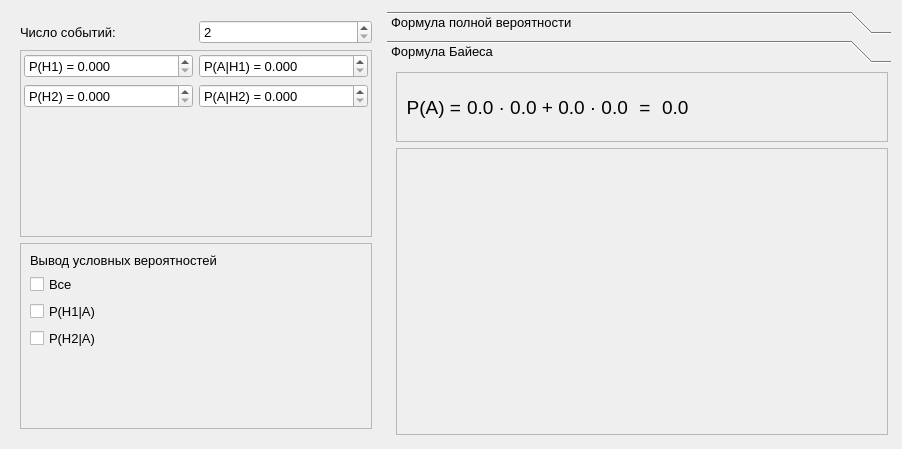
<?xml version="1.0" encoding="UTF-8"?>
<ui version="4.0">
 <class>Form</class>
 <widget class="QWidget" name="Form">
  <property name="geometry">
   <rect>
    <x>0</x>
    <y>0</y>
    <width>902</width>
    <height>449</height>
   </rect>
  </property>
  <property name="windowTitle">
   <string>Form</string>
  </property>
  <layout class="QHBoxLayout" name="horizontalLayout_5">
   <item>
    <widget class="QWidget" name="widget" native="true">
     <property name="sizePolicy">
      <sizepolicy hsizetype="Maximum" vsizetype="Minimum">
       <horstretch>0</horstretch>
       <verstretch>0</verstretch>
      </sizepolicy>
     </property>
     <property name="minimumSize">
      <size>
       <width>370</width>
       <height>0</height>
      </size>
     </property>
     <layout class="QVBoxLayout" name="verticalLayout_4">
      <item>
       <layout class="QHBoxLayout" name="horizontalLayout">
        <item>
         <widget class="QLabel" name="label">
          <property name="font">
           <font>
            <pointsize>10</pointsize>
           </font>
          </property>
          <property name="text">
           <string>Число событий:</string>
          </property>
         </widget>
        </item>
        <item>
         <widget class="QSpinBox" name="countOfEvents">
          <property name="font">
           <font>
            <pointsize>10</pointsize>
           </font>
          </property>
          <property name="minimum">
           <number>2</number>
          </property>
         </widget>
        </item>
       </layout>
      </item>
      <item>
       <widget class="QScrollArea" name="scrollArea">
        <property name="horizontalScrollBarPolicy">
         <enum>Qt::ScrollBarAlwaysOff</enum>
        </property>
        <property name="sizeAdjustPolicy">
         <enum>QAbstractScrollArea::AdjustIgnored</enum>
        </property>
        <property name="widgetResizable">
         <bool>true</bool>
        </property>
        <widget class="QWidget" name="scrollAreaWidgetContents">
         <property name="geometry">
          <rect>
           <x>0</x>
           <y>0</y>
           <width>346</width>
           <height>179</height>
          </rect>
         </property>
         <layout class="QVBoxLayout" name="verticalLayout">
          <property name="leftMargin">
           <number>3</number>
          </property>
          <property name="topMargin">
           <number>3</number>
          </property>
          <property name="rightMargin">
           <number>3</number>
          </property>
          <property name="bottomMargin">
           <number>3</number>
          </property>
          <item>
           <layout class="QHBoxLayout" name="horizontalLayout_2">
            <item>
             <widget class="QDoubleSpinBox" name="h1">
              <property name="font">
               <font>
                <pointsize>10</pointsize>
               </font>
              </property>
              <property name="prefix">
               <string>P(H1) = </string>
              </property>
              <property name="decimals">
               <number>3</number>
              </property>
              <property name="maximum">
               <double>1.000000000000000</double>
              </property>
              <property name="singleStep">
               <double>0.010000000000000</double>
              </property>
             </widget>
            </item>
            <item>
             <widget class="QDoubleSpinBox" name="c1">
              <property name="font">
               <font>
                <pointsize>10</pointsize>
               </font>
              </property>
              <property name="prefix">
               <string>P(A|H1) = </string>
              </property>
              <property name="decimals">
               <number>3</number>
              </property>
              <property name="maximum">
               <double>1.000000000000000</double>
              </property>
              <property name="singleStep">
               <double>0.010000000000000</double>
              </property>
             </widget>
            </item>
           </layout>
          </item>
          <item>
           <layout class="QHBoxLayout" name="horizontalLayout_3">
            <item>
             <widget class="QDoubleSpinBox" name="h2">
              <property name="font">
               <font>
                <pointsize>10</pointsize>
               </font>
              </property>
              <property name="styleSheet">
               <string notr="true"/>
              </property>
              <property name="prefix">
               <string>P(H2) = </string>
              </property>
              <property name="decimals">
               <number>3</number>
              </property>
              <property name="maximum">
               <double>1.000000000000000</double>
              </property>
              <property name="singleStep">
               <double>0.010000000000000</double>
              </property>
             </widget>
            </item>
            <item>
             <widget class="QDoubleSpinBox" name="c2">
              <property name="font">
               <font>
                <pointsize>10</pointsize>
               </font>
              </property>
              <property name="prefix">
               <string>P(A|H2) = </string>
              </property>
              <property name="decimals">
               <number>3</number>
              </property>
              <property name="maximum">
               <double>1.000000000000000</double>
              </property>
              <property name="singleStep">
               <double>0.010000000000000</double>
              </property>
             </widget>
            </item>
           </layout>
          </item>
          <item>
           <spacer name="verticalSpacer">
            <property name="orientation">
             <enum>Qt::Vertical</enum>
            </property>
            <property name="sizeHint" stdset="0">
             <size>
              <width>20</width>
              <height>40</height>
             </size>
            </property>
           </spacer>
          </item>
         </layout>
        </widget>
       </widget>
      </item>
      <item>
       <widget class="QScrollArea" name="scrollArea_2">
        <property name="widgetResizable">
         <bool>true</bool>
        </property>
        <widget class="QWidget" name="scrollAreaWidgetContents_2">
         <property name="geometry">
          <rect>
           <x>0</x>
           <y>0</y>
           <width>346</width>
           <height>179</height>
          </rect>
         </property>
         <layout class="QVBoxLayout" name="verticalLayout_5">
          <item>
           <widget class="QLabel" name="label_2">
            <property name="font">
             <font>
              <pointsize>10</pointsize>
             </font>
            </property>
            <property name="text">
             <string>Вывод условных вероятностей</string>
            </property>
           </widget>
          </item>
          <item>
           <layout class="QHBoxLayout" name="horizontalLayout_4">
            <item>
             <widget class="QCheckBox" name="all_ph">
              <property name="font">
               <font>
                <pointsize>10</pointsize>
               </font>
              </property>
              <property name="text">
               <string>Все</string>
              </property>
             </widget>
            </item>
            <item>
             <spacer name="horizontalSpacer">
              <property name="orientation">
               <enum>Qt::Horizontal</enum>
              </property>
              <property name="sizeHint" stdset="0">
               <size>
                <width>40</width>
                <height>20</height>
               </size>
              </property>
             </spacer>
            </item>
           </layout>
          </item>
          <item>
           <widget class="QCheckBox" name="ph1">
            <property name="font">
             <font>
              <pointsize>10</pointsize>
             </font>
            </property>
            <property name="text">
             <string>P(H1|A)</string>
            </property>
           </widget>
          </item>
          <item>
           <widget class="QCheckBox" name="ph2">
            <property name="font">
             <font>
              <pointsize>10</pointsize>
             </font>
            </property>
            <property name="text">
             <string>P(H2|A)</string>
            </property>
           </widget>
          </item>
          <item>
           <spacer name="verticalSpacer_3">
            <property name="orientation">
             <enum>Qt::Vertical</enum>
            </property>
            <property name="sizeHint" stdset="0">
             <size>
              <width>20</width>
              <height>40</height>
             </size>
            </property>
           </spacer>
          </item>
         </layout>
        </widget>
       </widget>
      </item>
     </layout>
    </widget>
   </item>
   <item>
    <widget class="QToolBox" name="toolBox">
     <property name="sizePolicy">
      <sizepolicy hsizetype="Expanding" vsizetype="Expanding">
       <horstretch>0</horstretch>
       <verstretch>0</verstretch>
      </sizepolicy>
     </property>
     <property name="font">
      <font>
       <pointsize>10</pointsize>
      </font>
     </property>
     <property name="currentIndex">
      <number>1</number>
     </property>
     <widget class="QWidget" name="page">
      <property name="geometry">
       <rect>
        <x>0</x>
        <y>0</y>
        <width>484</width>
        <height>204</height>
       </rect>
      </property>
      <attribute name="label">
       <string>Формула полной вероятности</string>
      </attribute>
      <layout class="QVBoxLayout" name="verticalLayout_3">
       <item>
        <layout class="QHBoxLayout" name="horizontalLayout_28">
         <item>
          <layout class="QGridLayout" name="gridLayout">
           <property name="sizeConstraint">
            <enum>QLayout::SetMaximumSize</enum>
           </property>
           <property name="verticalSpacing">
            <number>0</number>
           </property>
           <item row="2" column="1">
            <widget class="QLabel" name="total_formula_example_i">
             <property name="font">
              <font>
               <pointsize>10</pointsize>
              </font>
             </property>
             <property name="text">
              <string>i = 1</string>
             </property>
             <property name="alignment">
              <set>Qt::AlignHCenter|Qt::AlignTop</set>
             </property>
            </widget>
           </item>
           <item row="1" column="0">
            <widget class="QLabel" name="total_formula_example_P">
             <property name="sizePolicy">
              <sizepolicy hsizetype="Preferred" vsizetype="Maximum">
               <horstretch>0</horstretch>
               <verstretch>0</verstretch>
              </sizepolicy>
             </property>
             <property name="font">
              <font>
               <pointsize>24</pointsize>
              </font>
             </property>
             <property name="text">
              <string>P(A) =</string>
             </property>
             <property name="alignment">
              <set>Qt::AlignRight|Qt::AlignTrailing|Qt::AlignVCenter</set>
             </property>
            </widget>
           </item>
           <item row="1" column="1">
            <widget class="QLabel" name="total_formula_example_sigma">
             <property name="sizePolicy">
              <sizepolicy hsizetype="Preferred" vsizetype="Maximum">
               <horstretch>0</horstretch>
               <verstretch>0</verstretch>
              </sizepolicy>
             </property>
             <property name="maximumSize">
              <size>
               <width>16777215</width>
               <height>52</height>
              </size>
             </property>
             <property name="font">
              <font>
               <pointsize>40</pointsize>
               <kerning>true</kerning>
              </font>
             </property>
             <property name="mouseTracking">
              <bool>false</bool>
             </property>
             <property name="tabletTracking">
              <bool>false</bool>
             </property>
             <property name="acceptDrops">
              <bool>false</bool>
             </property>
             <property name="frameShape">
              <enum>QFrame::NoFrame</enum>
             </property>
             <property name="frameShadow">
              <enum>QFrame::Plain</enum>
             </property>
             <property name="text">
              <string>Σ</string>
             </property>
             <property name="textFormat">
              <enum>Qt::AutoText</enum>
             </property>
             <property name="alignment">
              <set>Qt::AlignCenter</set>
             </property>
            </widget>
           </item>
           <item row="1" column="2">
            <widget class="QLabel" name="total_formula_example_formula">
             <property name="sizePolicy">
              <sizepolicy hsizetype="Preferred" vsizetype="Maximum">
               <horstretch>0</horstretch>
               <verstretch>0</verstretch>
              </sizepolicy>
             </property>
             <property name="font">
              <font>
               <pointsize>24</pointsize>
              </font>
             </property>
             <property name="text">
              <string>&lt;html&gt;&lt;head/&gt;&lt;body&gt;&lt;p&gt;P(H&lt;span style=&quot; vertical-align:sub;&quot;&gt;i&lt;/span&gt;)·P(A|H&lt;span style=&quot; vertical-align:sub;&quot;&gt;i&lt;/span&gt;)&lt;/p&gt;&lt;/body&gt;&lt;/html&gt;</string>
             </property>
            </widget>
           </item>
           <item row="0" column="1">
            <widget class="QLabel" name="total_formula_example_n">
             <property name="sizePolicy">
              <sizepolicy hsizetype="Preferred" vsizetype="Maximum">
               <horstretch>0</horstretch>
               <verstretch>0</verstretch>
              </sizepolicy>
             </property>
             <property name="font">
              <font>
               <pointsize>10</pointsize>
              </font>
             </property>
             <property name="text">
              <string>n</string>
             </property>
             <property name="alignment">
              <set>Qt::AlignBottom|Qt::AlignHCenter</set>
             </property>
            </widget>
           </item>
          </layout>
         </item>
         <item>
          <spacer name="horizontalSpacer_14">
           <property name="orientation">
            <enum>Qt::Horizontal</enum>
           </property>
           <property name="sizeHint" stdset="0">
            <size>
             <width>48</width>
             <height>20</height>
            </size>
           </property>
          </spacer>
         </item>
        </layout>
       </item>
       <item>
        <widget class="QScrollArea" name="total_formula">
         <property name="maximumSize">
          <size>
           <width>16777215</width>
           <height>70</height>
          </size>
         </property>
         <property name="verticalScrollBarPolicy">
          <enum>Qt::ScrollBarAlwaysOff</enum>
         </property>
         <property name="widgetResizable">
          <bool>true</bool>
         </property>
         <widget class="QWidget" name="scrollAreaWidgetContents_6">
          <property name="geometry">
           <rect>
            <x>0</x>
            <y>0</y>
            <width>460</width>
            <height>68</height>
           </rect>
          </property>
          <layout class="QHBoxLayout" name="horizontalLayout_29">
           <item>
            <widget class="QLabel" name="total_formula_P">
             <property name="font">
              <font>
               <pointsize>14</pointsize>
              </font>
             </property>
             <property name="text">
              <string>P(A) =</string>
             </property>
             <property name="alignment">
              <set>Qt::AlignRight|Qt::AlignTrailing|Qt::AlignVCenter</set>
             </property>
            </widget>
           </item>
           <item>
            <widget class="QLabel" name="total_formula_formula">
             <property name="font">
              <font>
               <pointsize>14</pointsize>
              </font>
             </property>
             <property name="text">
              <string>0.0 · 0.0 + 0.0 · 0.0</string>
             </property>
             <property name="alignment">
              <set>Qt::AlignLeading|Qt::AlignLeft|Qt::AlignVCenter</set>
             </property>
            </widget>
           </item>
           <item>
            <widget class="QLabel" name="total_formula_equal">
             <property name="font">
              <font>
               <pointsize>14</pointsize>
              </font>
             </property>
             <property name="text">
              <string> = </string>
             </property>
             <property name="alignment">
              <set>Qt::AlignLeading|Qt::AlignLeft|Qt::AlignVCenter</set>
             </property>
            </widget>
           </item>
           <item>
            <widget class="QLabel" name="total_formula_result">
             <property name="font">
              <font>
               <pointsize>14</pointsize>
              </font>
             </property>
             <property name="text">
              <string>0.0</string>
             </property>
             <property name="alignment">
              <set>Qt::AlignLeading|Qt::AlignLeft|Qt::AlignVCenter</set>
             </property>
            </widget>
           </item>
           <item>
            <spacer name="horizontalSpacer_15">
             <property name="orientation">
              <enum>Qt::Horizontal</enum>
             </property>
             <property name="sizeHint" stdset="0">
              <size>
               <width>78</width>
               <height>20</height>
              </size>
             </property>
            </spacer>
           </item>
          </layout>
         </widget>
        </widget>
       </item>
       <item>
        <spacer name="verticalSpacer_4">
         <property name="orientation">
          <enum>Qt::Vertical</enum>
         </property>
         <property name="sizeHint" stdset="0">
          <size>
           <width>20</width>
           <height>158</height>
          </size>
         </property>
        </spacer>
       </item>
      </layout>
     </widget>
     <widget class="QWidget" name="page_2">
      <property name="geometry">
       <rect>
        <x>0</x>
        <y>0</y>
        <width>503</width>
        <height>355</height>
       </rect>
      </property>
      <attribute name="label">
       <string>Формула Байеса</string>
      </attribute>
      <layout class="QVBoxLayout" name="verticalLayout_2">
       <property name="topMargin">
        <number>3</number>
       </property>
       <property name="rightMargin">
        <number>3</number>
       </property>
       <property name="bottomMargin">
        <number>3</number>
       </property>
       <item>
        <widget class="QScrollArea" name="total_formula_2">
         <property name="maximumSize">
          <size>
           <width>16777215</width>
           <height>70</height>
          </size>
         </property>
         <property name="verticalScrollBarPolicy">
          <enum>Qt::ScrollBarAlwaysOff</enum>
         </property>
         <property name="widgetResizable">
          <bool>true</bool>
         </property>
         <widget class="QWidget" name="scrollAreaWidgetContents_7">
          <property name="geometry">
           <rect>
            <x>0</x>
            <y>0</y>
            <width>487</width>
            <height>68</height>
           </rect>
          </property>
          <layout class="QHBoxLayout" name="horizontalLayout_30">
           <item>
            <widget class="QLabel" name="total_formula_P_2">
             <property name="font">
              <font>
               <pointsize>14</pointsize>
              </font>
             </property>
             <property name="text">
              <string>P(A) =</string>
             </property>
             <property name="alignment">
              <set>Qt::AlignRight|Qt::AlignTrailing|Qt::AlignVCenter</set>
             </property>
            </widget>
           </item>
           <item>
            <widget class="QLabel" name="total_formula_formula_2">
             <property name="font">
              <font>
               <pointsize>14</pointsize>
              </font>
             </property>
             <property name="text">
              <string>0.0 · 0.0 + 0.0 · 0.0</string>
             </property>
             <property name="alignment">
              <set>Qt::AlignLeading|Qt::AlignLeft|Qt::AlignVCenter</set>
             </property>
            </widget>
           </item>
           <item>
            <widget class="QLabel" name="total_formula_equal_2">
             <property name="font">
              <font>
               <pointsize>14</pointsize>
              </font>
             </property>
             <property name="text">
              <string> = </string>
             </property>
             <property name="alignment">
              <set>Qt::AlignLeading|Qt::AlignLeft|Qt::AlignVCenter</set>
             </property>
            </widget>
           </item>
           <item>
            <widget class="QLabel" name="total_formula_result_2">
             <property name="font">
              <font>
               <pointsize>14</pointsize>
              </font>
             </property>
             <property name="text">
              <string>0.0</string>
             </property>
             <property name="alignment">
              <set>Qt::AlignLeading|Qt::AlignLeft|Qt::AlignVCenter</set>
             </property>
            </widget>
           </item>
           <item>
            <spacer name="horizontalSpacer_16">
             <property name="orientation">
              <enum>Qt::Horizontal</enum>
             </property>
             <property name="sizeHint" stdset="0">
              <size>
               <width>78</width>
               <height>20</height>
              </size>
             </property>
            </spacer>
           </item>
          </layout>
         </widget>
        </widget>
       </item>
       <item>
        <widget class="QScrollArea" name="bayes_formula">
         <property name="sizePolicy">
          <sizepolicy hsizetype="Expanding" vsizetype="Expanding">
           <horstretch>0</horstretch>
           <verstretch>0</verstretch>
          </sizepolicy>
         </property>
         <property name="widgetResizable">
          <bool>true</bool>
         </property>
         <widget class="QWidget" name="scrollAreaWidgetContents_8">
          <property name="geometry">
           <rect>
            <x>0</x>
            <y>0</y>
            <width>487</width>
            <height>270</height>
           </rect>
          </property>
          <layout class="QVBoxLayout" name="verticalLayout_35">
           <item>
            <spacer name="verticalSpacer_2">
             <property name="orientation">
              <enum>Qt::Vertical</enum>
             </property>
             <property name="sizeHint" stdset="0">
              <size>
               <width>20</width>
               <height>40</height>
              </size>
             </property>
            </spacer>
           </item>
          </layout>
         </widget>
        </widget>
       </item>
      </layout>
     </widget>
    </widget>
   </item>
  </layout>
 </widget>
 <resources/>
 <connections/>
</ui>
